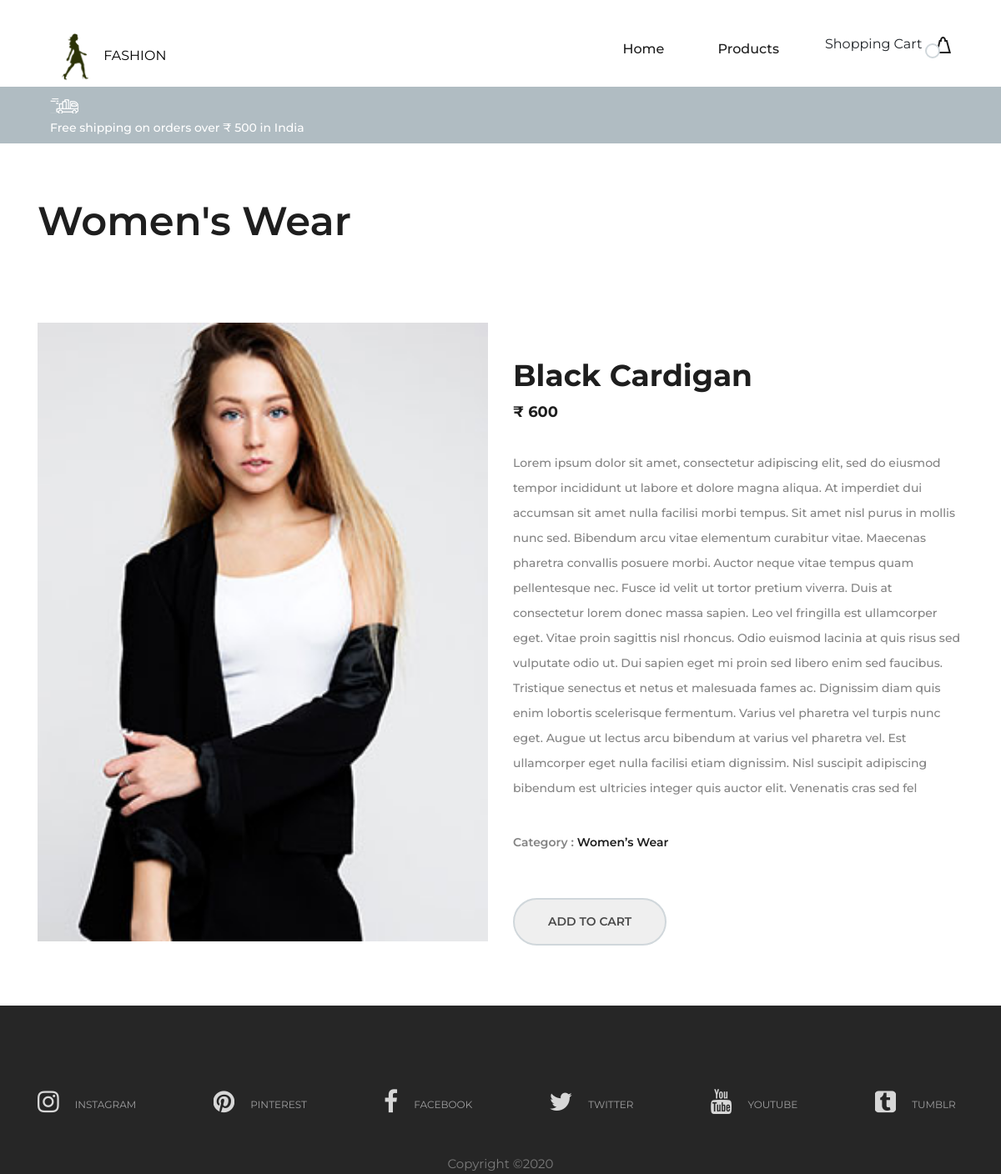
/1/, run on the app's committed database.
### products/models.py (models this page shows, shortened)
class Product(models.Model):
    product_id = models.AutoField(primary_key = True)
    category = models.CharField(max_length = 50,default='')
    price = models.IntegerField(default=0)
    product_name = models.CharField(max_length=100)
    desc = models.CharField(max_length=1000)
    prod_img = models.ImageField(upload_to='products/images' ,default='')

### productView/views.py (the view)
# urls.py: path('<int:product_id>/', include('productView.urls'))
def productView(request, product_id):
    product = Product.objects.filter(product_id=product_id)
    return render(request, 'productView/productView.html' ,{'product':product[0]})

### productView/templates/productView/productView.html (shortened to what this page needs)
{% extends 'base.html' %}
{% block content %}
<section class="page-add">
    <div class="container">
        <div class="row">
            <div class="col-lg-5">
                <div class="page-breadcrumb">
                    <h2>{{product.category}}'s Wear</h2>
                </div>
            </div>
        </div>
    </div>
</section>
<section class="product-page">
    <div class="container">
        <div class="row">
            <div class="col-lg-6">
                    <div class="product-img">
                        <figure>
                            <img id='imagepr{{product.product_id}}'src="/media/{{product.prod_img}}" alt="">
                        </figure>
                    </div>
            </div>
            <div class="col-lg-6">
                <div class="product-content">
                    <h2 id='namepr{{product.product_id}}'>{{product.product_name}}</h2>
                    <div class="pc-meta">
                        <h5 >&#8377 <span id='pricepr{{product.product_id}}'>{{product.price}}</span></h5>
                    </div>
                    <p>{{product.desc}}</p>
                    <ul class="tags">
                        <li><span>Category :</span> {{product.category}}’s Wear</li>
                    </ul>
                    <span class='scart'><button id='pr{{product.product_id}}' class="primary-btn pc-btn cart" >Add to cart</button></span>
                </div>
            </div>
        </div>
    </div>
</section>
<br>
<br>
<br>
{% endblock %}

### ecommerce/static/css/style.css (style rules this page uses)
html, body { height: 100%; font-family: "Montserrat", sans-serif; -webkit-font-smoothing: antialiased; font-smoothing: antialiased; background: none; }
h1, h2, h3, h4, h5, h6 { margin: 0; color: #111111; font-weight: 500; font-family: "Montserrat", sans-serif; }
h2 { font-size: 36px; }
h5 { font-size: 18px; }
p { font-size: 15px; color: #7b7b7b; font-weight: 400; line-height: 1.6; font-family: "Montserrat", sans-serif; margin: 0 0 15px 0; }
img { max-width: 100%; }
ul, ol { padding: 0; margin: 0; }
.primary-btn { color: #fff; display: inline-block; font-size: 14px; font-weight: 600; padding: 16px 40px; border: 2px solid #fff; border-radius: 50px; text-transform: uppercase; }
.page-add { padding-top: 31px; margin-bottom: 92px; }
.page-add .page-breadcrumb { padding-top: 34px; }
.page-add .page-breadcrumb h2 { color: #1e1e1e; font-size: 48px; font-weight: 600; }
.product-img figure { margin: 0; position: relative; }
.product-img figure img { min-width: 100%; }
.product-content { padding-top: 42px; }
.product-content h2 { color: #1e1e1e; font-weight: 700; margin-bottom: 12px; }
.product-content .pc-meta { margin-bottom: 35px; }
.product-content .pc-meta h5 { color: #1e1e1e; font-weight: 700; margin-bottom: 18px; }
.product-content p { color: #838383; font-size: 14px; font-weight: 500; line-height: 30px; margin-bottom: 35px; }
.product-content .tags { margin-bottom: 52px; }
.product-content .tags li { color: #1e1e1e; font-size: 14px; font-weight: 600; line-height: 30px; list-style: none; }
.product-content .tags li span { color: #838383; }
.product-content .pc-btn { border-color: #D0D7DB; color: #4a4a4a; }

### data on the page
Product: category "Women", prod_img (picture), product_name "Black Cardigan", price "600", desc "Lorem ipsum dolor sit amet, consectetur adipiscing elit, sed do eiusmod tempor incididunt ut labore et dolore magna aliqua. At imperdiet dui accumsan sit amet nulla facilisi morbi tempus. Sit amet nisl purus in mollis nunc sed. Bibendum arcu vitae elementum curabitur vitae. Maecenas pharetra convallis posuere morbi. Auctor neque vitae tempus quam pellentesque nec. Fusce id velit ut tortor pretium viverra. Duis at consectetur lorem donec massa sapien. Leo vel fringilla est ullamcorper eget. Vitae proin sagittis nisl rhoncus. Odio euismod lacinia at quis risus sed vulputate odio ut. Dui sapien eget mi proin sed libero enim sed faucibus. Tristique senectus et netus et malesuada fames ac.…"
